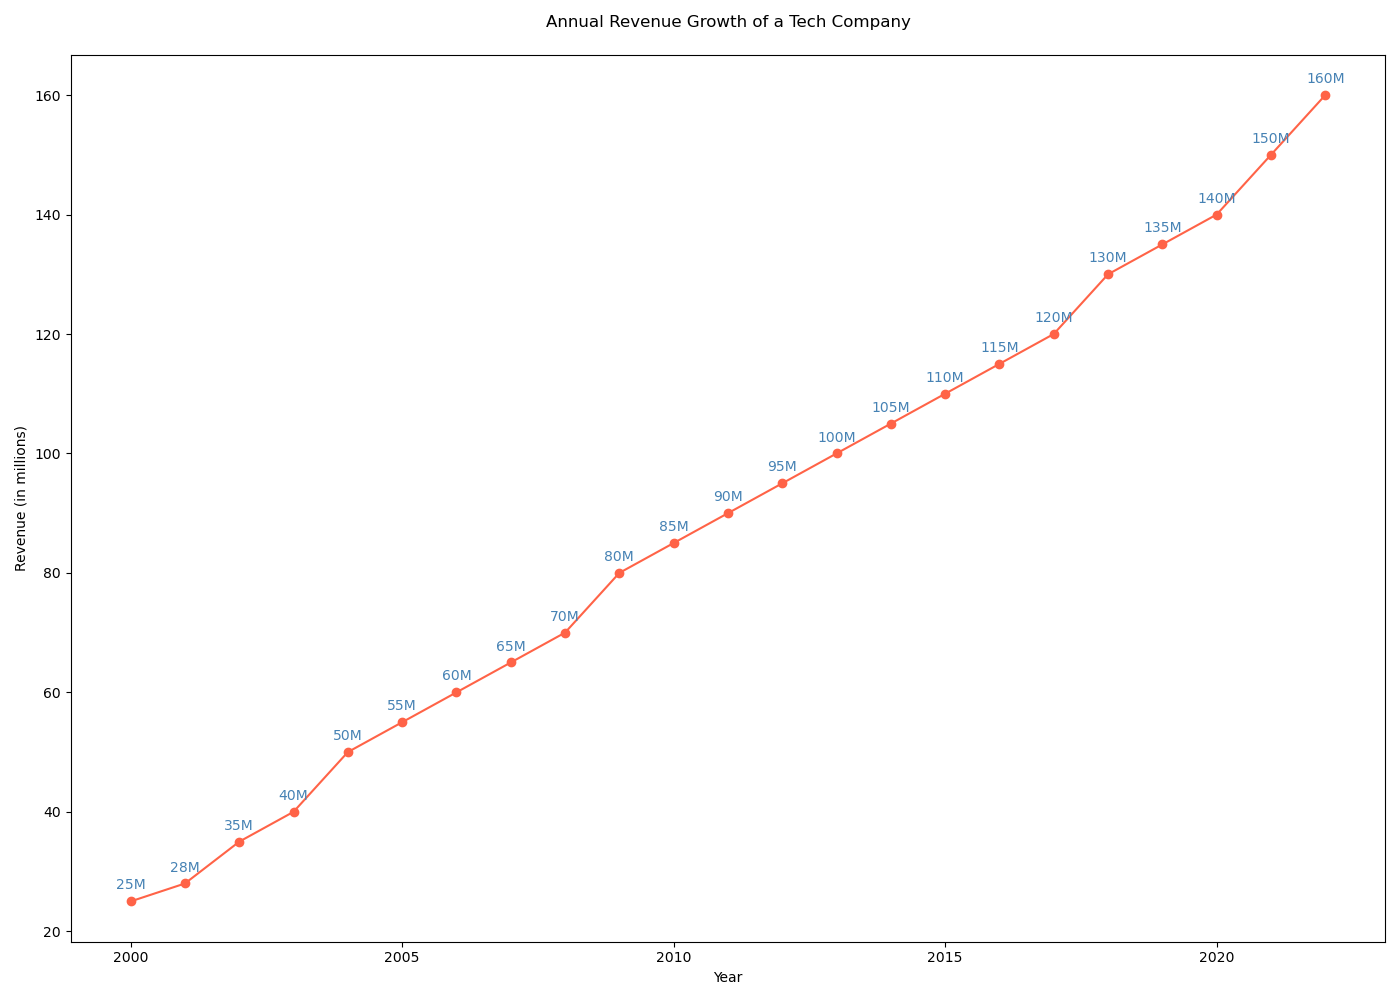

Reproduce this figure in Python.

import matplotlib.pyplot as plt

years = [
    2000, 2001, 2002, 2003, 2004, 2005,
    2006, 2007, 2008, 2009, 2010, 2011,
    2012, 2013, 2014, 2015, 2016, 2017,
    2018, 2019, 2020, 2021, 2022
]
revenue = [
    25, 28, 35, 40, 50, 55,
    60, 65, 70, 80, 85, 90,
    95, 100, 105, 110, 115, 120,
    130, 135, 140, 150, 160
]

plt.figure(figsize=(14, 10))
plt.plot(years, revenue, marker='o', color="#FF6347")

for year, rev in zip(years, revenue):
    plt.text(year, rev + 2, f'{rev}M', ha='center', color='#4682B4')

plt.title("Annual Revenue Growth of a Tech Company", pad=20)
plt.xlabel("Year")
plt.ylabel("Revenue (in millions)")

plt.tight_layout()
plt.show()
